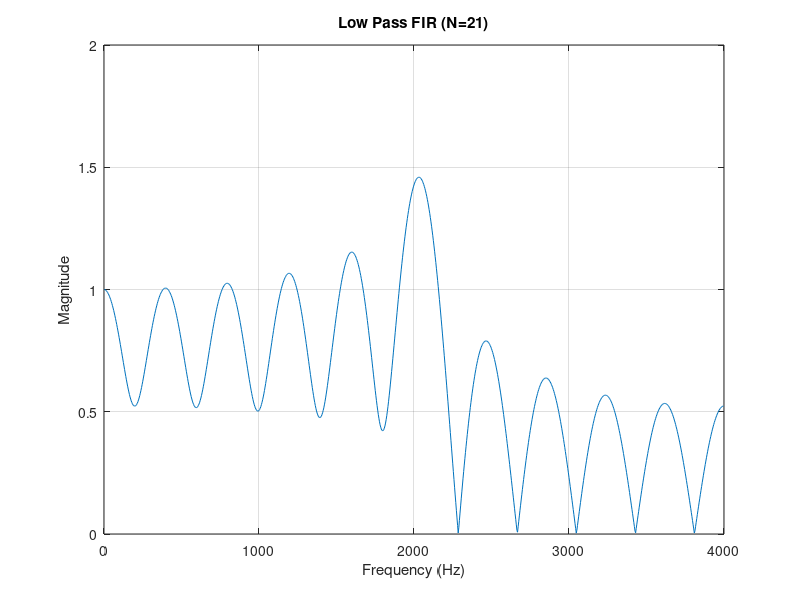

This chart was generated by the following MATLAB code:
clc; clear; close all;

fs = 8000;        % Sampling frequency
fc = 2000;        % Cutoff frequency
N = 21;           % Filter length

k = 0:N-1;
H = zeros(1,N);

% Ideal frequency samples
for i = 1:N
    f = (i-1)*fs/N;
    if f <= fc || f >= (fs-fc)
        H(i) = 1;
    else
        H(i) = 0;
    end
end

% Impulse response using IFFT
h = real(ifft(H));

disp('FIR Coefficients (N=21):');
disp(h.');

% Frequency response
[Hf,w] = freqz(h,1,1024,fs);
figure;
plot(w,abs(Hf));
title('Low Pass FIR (N=21)');
xlabel('Frequency (Hz)');
ylabel('Magnitude');
grid on;
